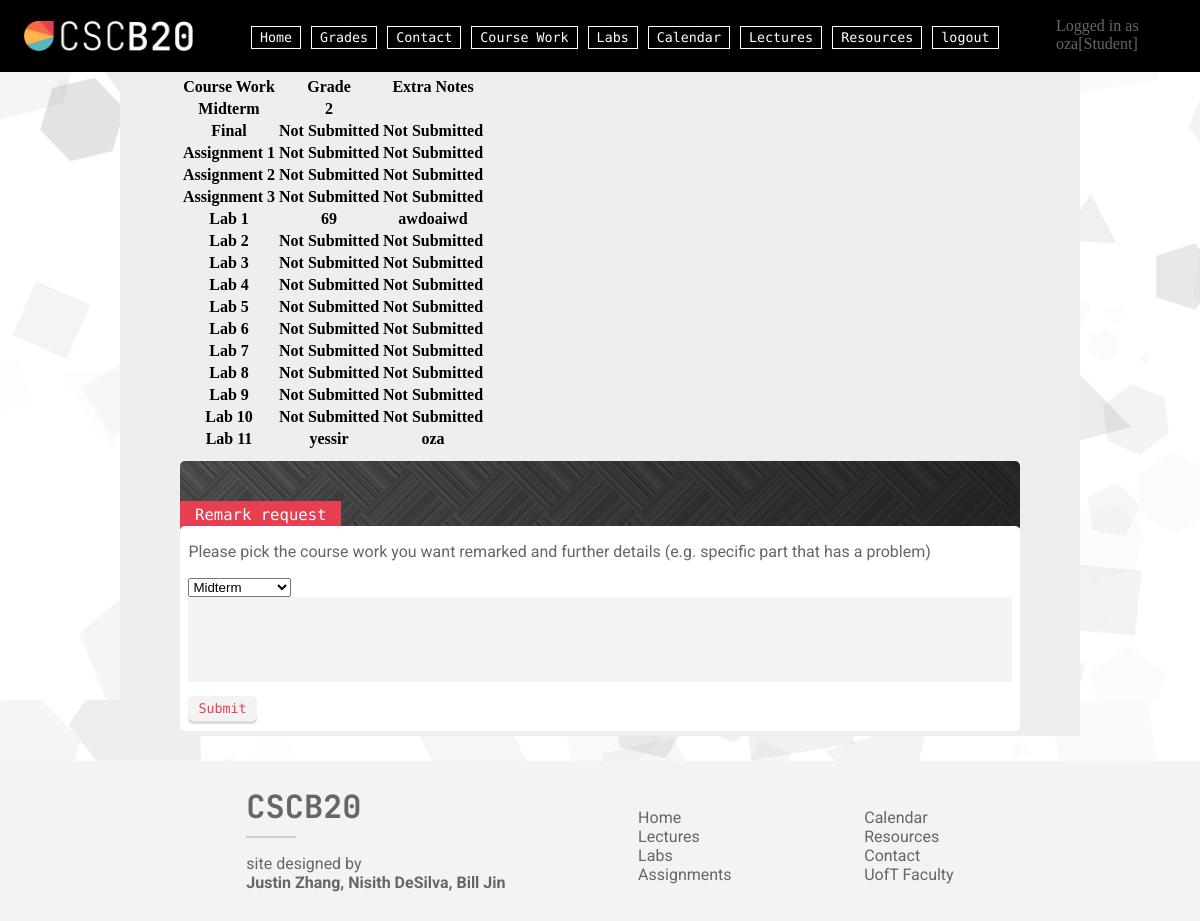
The page /Grades (signed in) on the database its author committed.
### src/app.py (models this page shows)
class Notes(db.Model):
    __tablename__ = 'Notes'
    type = db.Column(db.String(20), primary_key = True)
    user = db.Column(db.String(20), db.ForeignKey('User.username'), nullable = False, primary_key=True)
    grade = db.Column(db.Integer)
    extraNotes = db.Column(db.Text)

### src/app.py (the view)
@app.route("/Grades")
def Grades():
    if "user" not in session: return redirect(url_for("login"))
    if session["user"]["clas"]!="Student": return redirect(url_for("Home"))
    grades = {}
    for i in courseworks:
        q = db.session.query(Notes).filter(Notes.type==i, Notes.user==session["user"]["name"])
        if q.count()==0:
            grades[i]=gradeEntry("Not Submitted", "Not Submitted")
        else:
            q = q.first()
            grades[i]=gradeEntry(q.grade, q.extraNotes)
    return render_template("Grades.html", user=session["user"], grades=grades, courseworks=courseworks)

### src/templates/Grades.html (shortened to what this page needs)
<!DOCTYPE html>
<html lang="en" dir="ltr">
    <head>
        <link rel="stylesheet"
              href="{{ url_for('static',filename='styles/index.css') }}">
        <link rel="stylesheet"
              href="{{ url_for('static',filename='styles/Grades.css') }}">
    </head>
    <body>
        {% extends "template.html" %}
        {% block content %}
        <table>
            <tr>
                <th>Course Work</th>
                <th>Grade</th>
                <th>Extra Notes</th>
            </tr>
            {% for i in grades.keys() %}
            <tr>
                <th>{{ i }}</th>
                <th>{{ grades[i].grade }}</th>
                <th>{{ grades[i].notes }}</th>
            </tr>
            {% endfor %}
        </table>
        <div class="feeback-sec">
            <img src="/static/res/graphic3.png" class="triangle-img">
            <div class="anon-feedback-title">
                <h3>Remark request</h3>
            </div>
            <div class="feedback-in">
                <p>Please pick the course work you want remarked and further details (e.g. specific part that has a problem)</p>
                <form class="feedback-form" action="{{ url_for('remarkReq') }}" method="POST">
                    <select name="work">
                        {% for i in courseworks %}
                        <option value="{{ i }}">{{ i }}</option>
                        {% endfor %}
                    </select>
                    <textarea name="reason"></textarea>
                    <button type='submit' value="Submit">Submit</button>
                </form>
            </div>
        </div>
        {% endblock %}

### src/templates/template.html (shortened to what this page needs)
<!DOCTYPE html>
<html lang="en" dir="ltr">
    <head>
        <link rel="stylesheet"
              href="{{ url_for('static',filename='styles/index.css') }}">
        <link rel="stylesheet"
              href="{{ url_for('static',filename='styles/Resources.css') }}">
    </head>
    <body>
        <header class="head">
            <div>
                <a href="index.html">
                    <img src="/static/res/cscb20_w_logo.webp" class="logo">
                </a>
            </div>
            <div>
                <nav class="header-nav">
                    {% if not notlogged %}
                        <a href="{{ url_for("Home") }}" class="head-item">Home</a>
                        {% if user.clas == 'Student' %}
                        <a href="{{ url_for("Grades") }}" class="head-item">Grades</a>
                        <a href="{{ url_for("Contact") }}" class="head-item">Contact</a>
                        {% else %}
                        <a href="{{ url_for("Grades") }}" class="head-item">Remarks</a>
                        <a href="{{ url_for("Marks") }}" class="head-item">Marks</a>
                        <a href="{{ url_for("Feedback") }}" class="head-item">Feedback</a>
                        {% endif %}
                        <a href="{{ url_for("CourseWork") }}" class="head-item">Course Work</a>
                        <a href="{{ url_for("Labs") }}" class="head-item">Labs</a>
                        <a href="{{ url_for("Calendar") }}" class="head-item">Calendar</a>
                        <a href="{{ url_for("Lectures") }}" class="head-item">Lectures</a>
                        <a href="{{ url_for("Resources") }}" class="head-item">Resources</a>
                        <a href="{{ url_for("Logout") }}" class="head-item">logout</a>
                    {% endif %}
                </nav>
            </div>
            {% if not notlogged %}
            <p>Logged in as {{ user.name }}[{{ user.clas }}]</p>
            {% endif %}
        </header>
        <div class="body">
            {% block content %}
            {% endblock %}
        </div>
        <footer class="foot">
            <div>
                <h1 id="footer-logo">CSCB20</h1>
                <hr style="width:50px;
                           text-align:left;
                           margin-left:0;
                           height:2px;
                           background-color:#cccccc;
                           border-width:0">
                <p>
                    site designed by
                    <br>
                    <b>Justin Zhang, Nisith DeSilva, Bill Jin</b>
                </p>
            </div>
            <div class="footer-item">
                <a href="index.html">Home</a>
                <br>
                <a href="Lectures.html">Lectures</a>
                <br>
                <a href="Labs.html">Labs</a>
                <br>
                <a href="Assignment.html">Assignments</a>
            </div>
            <div class="footer-item">
                <a href="Calendar.html">Calendar</a>
                <br>
                <a href="Resources.html">Resources</a>
                <br>
                <a href="Contact.html">Contact</a>
                <br>
                <a href="https://web.cs.toronto.edu/people/faculty-directory">UofT Faculty</a>
            </div>
        </footer>
    </body>
</html>

### src/static/styles/index.css (style rules this page uses)
:root { --header-width:80vw; --header-left:10vw; }
body { min-height: 100vh; height: fit-content; display: flex; flex-direction: column; padding:0px; margin:0px; overflow-x: hidden; transition-duration: 0s; background-image: url("../res/bgw.webp") }
p { color: #666666; }
.foot p { font-family: "Roboto"; }
.foot { margin-top: 25px; min-height:150px; flex:0; display: flex; justify-content: space-around; padding-left: 15%; padding-right: 15%; padding-top: 10px; background-color: #f3f3f3ff; align-items: center; box-shadow: 0px 3px rgb(205, 205, 205); z-index: 1000000; }
#footer-logo { font-family: "JetBrains Mono"; color: #666666; padding: 0%; margin: 0px; }
.footer-item { text-decoration: none; font-family: "Roboto"; font-weight: normal; }
.footer-item a { color: #666666; text-decoration: none; }
.body { width: calc(var(--header-width) - 10%); padding-left: 5%; padding-right: 5%; margin-left: auto; margin-right: auto; padding-top: 75px; flex: 1; background-color: #eeeeee; height: fit-content; padding-bottom: 5px; }
.header-nav { display: flex; justify-content:space-between; width: fit-content; }
.head { align-items: center; height:50px; display: flex; justify-content:space-between; position: fixed; width: 96vw; padding-left: 2vw; padding-right: 2vw; padding-top: 10px; padding-bottom: 10px; border-bottom: 2px solid black; overflow: hidden; background-color: #000000; z-index: 800; left: 0px; }
.head div { margin-top: 5px; }
.head-item { transition-duration: 0.2s; position: relative; text-decoration: none; width: fit-content; margin-left: 5px; margin-right: 5px; padding: 3px; padding-left: 8px; padding-right: 8px; text-align: center; font-family: 'Fragment Mono'; font-size: smaller; color: #FFFFFF; border: #FFFFFF solid 1px; }
.logo { height: 30px; }
.head p { width: 10vw; }

### src/static/styles/Grades.css (style rules this page uses)
.feeback-sec { font-family: 'Roboto'; margin-top: 10px; width: 100%; position: relative; height: fit-content; background-color: white; border-radius: 5px; }
.triangle-img { float: left; position: absolute; width: 100%; height: var(--triangle-height); border-radius: 5px; margin-bottom: 0px; object-fit: cover; z-index: 0; }
.feedback-in { padding-left: 1%; padding-right: 1%; position: inherit; display: inline-block; margin-top: calc(var(--triangle-height) - 5px); width: 98%; height: 100%; border-radius: 5px; background-color: white; padding-bottom: 5px; }
.feedback-form { display: inline-block; width: 100%; }
.feedback-form textarea { font-family: 'Roboto'; padding: 5px; margin: 0px; width: calc(100% - 10px); height: 75px; resize: none; border: none; background-color: #f3f3f3ff; margin-bottom: 10px; }
.feedback-form button { border: none; cursor: pointer; padding-left: 10px; padding-right: 10px; padding-top: 5px; padding-bottom: 5px; margin-bottom: 5px; border-radius: 5px; box-shadow: 0px 3px rgba(0, 0, 0, 0.14); font-family: "Fragment Mono", monospace; background-color: #f3f3f3ff; color: #e83f50; transition-duration: 0.1s; }
.anon-feedback-title { top:calc(var(--triangle-height) - 30px); float: left; position: absolute; font-size: smaller; height: fit-content; color: white; padding: 5px; padding-left: 15px; padding-right: 15px; background-color: #e83f50ff; }
.anon-feedback-title h3 { margin: 0px; padding: 0px; font-family: 'Fragment Mono', monospace; font-weight: lighter; }

### src/static/styles/resources.css (style rules this page uses)
:root { --header-width:80vw; --header-left:10vw; --triangle-height:70px; }
.triangle-img { float: left; position: absolute; width: 100%; height: var(--triangle-height); margin-bottom: 0px; object-fit: cover; z-index: 0; border-radius: 5px; }

### rows shown on the page
Notes: type "Midterm", grade "2"
Notes: type "Lab 1", grade "69", extraNotes "awdoaiwd"
Notes: grade "yessir", extraNotes "oza"

### other values the page prints
{{ user.name }} "oza"
{{ user.clas }} "Student"
{{ i }} "Final" "Assignment 1" "Assignment 2" "Assignment 3" "Lab 2" "Lab 3" "Lab 4" "Lab 5" "Lab 6" "Lab 7" "Lab 8" "Lab 9" "Lab 10" "Lab 11"
{{ grades[i].grade }} "Not Submitted" "Not Submitted" "Not Submitted" "Not Submitted" "Not Submitted" "Not Submitted" "Not Submitted" "Not Submitted" "Not Submitted" "Not Submitted" "Not Submitted" "Not Submitted" "Not Submitted"
{{ grades[i].notes }} "Not Submitted" "Not Submitted" "Not Submitted" "Not Submitted" "Not Submitted" "Not Submitted" "Not Submitted" "Not Submitted" "Not Submitted" "Not Submitted" "Not Submitted" "Not Submitted" "Not Submitted"
form field work "Midterm"
